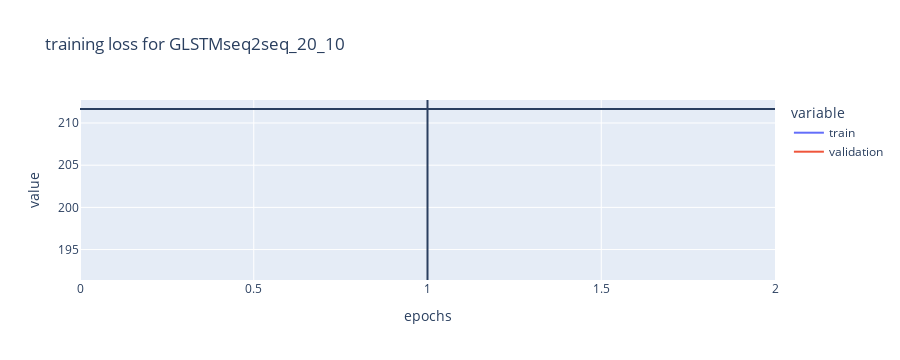

Notebook code cell kept with this figure:
### Code cell
plot(model,
     config,
     loss_training, 
     loss_validation, 
     f"GLSTMseq2seq_{past_step}_{future_step}", 
     show = True)

### Figure 1 — Plotly figure (JSON) as saved in the notebook; plotly's stock layout.template omitted (floating-point values rounded to 4 significant figures)
{"data": [{"hovertemplate": "variable=train<br>epochs=%{x}<br>value=%{y}<extra></extra>", "legendgroup": "train", "line": {"color": "#636efa", "dash": "solid"}, "marker": {"symbol": "circle"}, "mode": "lines", "name": "train", "orientation": "v", "showlegend": true, "type": "scatter", "x": [1], "xaxis": "x", "y": [192.5], "yaxis": "y"}, {"hovertemplate": "variable=validation<br>epochs=%{x}<br>value=%{y}<extra></extra>", "legendgroup": "validation", "line": {"color": "#EF553B", "dash": "solid"}, "marker": {"symbol": "circle"}, "mode": "lines", "name": "validation", "orientation": "v", "showlegend": true, "type": "scatter", "x": [1], "xaxis": "x", "y": [211.7], "yaxis": "y"}], "layout": {"height": 360, "legend": {"title": {"text": "variable"}, "tracegroupgap": 0}, "shapes": [{"type": "line", "x0": 1, "x1": 1, "xref": "x", "y0": 0, "y1": 1, "yref": "y domain"}, {"type": "line", "x0": 0, "x1": 1, "xref": "x domain", "y0": 211.7, "y1": 211.7, "yref": "y"}], "title": {"text": "training loss for GLSTMseq2seq_20_10"}, "xaxis": {"anchor": "y", "autorange": true, "domain": [0, 1], "range": [0, 2], "title": {"text": "epochs"}, "type": "linear"}, "yaxis": {"anchor": "x", "autorange": true, "domain": [0, 1], "range": [191.4, 212.7], "title": {"text": "value"}, "type": "linear"}}}
